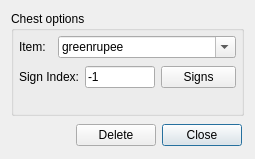
<?xml version="1.0" encoding="UTF-8"?>
<ui version="4.0">
 <class>EditChestDialogClass</class>
 <widget class="QDialog" name="EditChestDialogClass">
  <property name="geometry">
   <rect>
    <x>0</x>
    <y>0</y>
    <width>255</width>
    <height>159</height>
   </rect>
  </property>
  <property name="windowTitle">
   <string>Edit Graal Chest</string>
  </property>
  <layout class="QVBoxLayout" name="verticalLayout">
   <item>
    <widget class="QGroupBox" name="groupBox">
     <property name="title">
      <string>Chest options</string>
     </property>
     <layout class="QVBoxLayout" name="verticalLayout_2">
      <property name="leftMargin">
       <number>4</number>
      </property>
      <property name="topMargin">
       <number>4</number>
      </property>
      <property name="rightMargin">
       <number>4</number>
      </property>
      <property name="bottomMargin">
       <number>4</number>
      </property>
      <item>
       <widget class="QWidget" name="widget_2" native="true">
        <property name="sizePolicy">
         <sizepolicy hsizetype="Preferred" vsizetype="Fixed">
          <horstretch>0</horstretch>
          <verstretch>0</verstretch>
         </sizepolicy>
        </property>
        <layout class="QHBoxLayout" name="horizontalLayout_2">
         <property name="leftMargin">
          <number>1</number>
         </property>
         <property name="topMargin">
          <number>1</number>
         </property>
         <property name="rightMargin">
          <number>1</number>
         </property>
         <property name="bottomMargin">
          <number>1</number>
         </property>
         <item>
          <widget class="QLabel" name="label">
           <property name="text">
            <string>Item:</string>
           </property>
          </widget>
         </item>
         <item>
          <widget class="QWidget" name="widget_5" native="true"/>
         </item>
         <item>
          <widget class="QComboBox" name="itemComboBox">
           <property name="sizePolicy">
            <sizepolicy hsizetype="Expanding" vsizetype="Fixed">
             <horstretch>0</horstretch>
             <verstretch>0</verstretch>
            </sizepolicy>
           </property>
           <property name="editable">
            <bool>true</bool>
           </property>
           <item>
            <property name="text">
             <string>greenrupee</string>
            </property>
           </item>
           <item>
            <property name="text">
             <string>bluerupee</string>
            </property>
           </item>
           <item>
            <property name="text">
             <string>redrupee</string>
            </property>
           </item>
           <item>
            <property name="text">
             <string>bombs</string>
            </property>
           </item>
           <item>
            <property name="text">
             <string>darts</string>
            </property>
           </item>
           <item>
            <property name="text">
             <string>heart</string>
            </property>
           </item>
           <item>
            <property name="text">
             <string>glove1</string>
            </property>
           </item>
           <item>
            <property name="text">
             <string>bow</string>
            </property>
           </item>
           <item>
            <property name="text">
             <string>bomb</string>
            </property>
           </item>
           <item>
            <property name="text">
             <string>shield</string>
            </property>
           </item>
           <item>
            <property name="text">
             <string>sword</string>
            </property>
           </item>
           <item>
            <property name="text">
             <string>fullheart</string>
            </property>
           </item>
           <item>
            <property name="text">
             <string>superbomb</string>
            </property>
           </item>
           <item>
            <property name="text">
             <string>battleaxe</string>
            </property>
           </item>
           <item>
            <property name="text">
             <string>goldensword</string>
            </property>
           </item>
           <item>
            <property name="text">
             <string>mirrorshield</string>
            </property>
           </item>
           <item>
            <property name="text">
             <string>glove2</string>
            </property>
           </item>
           <item>
            <property name="text">
             <string>lizardshield</string>
            </property>
           </item>
           <item>
            <property name="text">
             <string>lizardsword</string>
            </property>
           </item>
           <item>
            <property name="text">
             <string>goldrupee</string>
            </property>
           </item>
           <item>
            <property name="text">
             <string>fireball</string>
            </property>
           </item>
           <item>
            <property name="text">
             <string>fireblast</string>
            </property>
           </item>
           <item>
            <property name="text">
             <string>nukeshot</string>
            </property>
           </item>
           <item>
            <property name="text">
             <string>joltbomb</string>
            </property>
           </item>
           <item>
            <property name="text">
             <string>spinattack</string>
            </property>
           </item>
          </widget>
         </item>
        </layout>
       </widget>
      </item>
      <item>
       <widget class="QWidget" name="widget_3" native="true">
        <property name="sizePolicy">
         <sizepolicy hsizetype="Preferred" vsizetype="Fixed">
          <horstretch>0</horstretch>
          <verstretch>0</verstretch>
         </sizepolicy>
        </property>
        <layout class="QHBoxLayout" name="horizontalLayout_3">
         <property name="leftMargin">
          <number>1</number>
         </property>
         <property name="topMargin">
          <number>1</number>
         </property>
         <property name="rightMargin">
          <number>1</number>
         </property>
         <property name="bottomMargin">
          <number>1</number>
         </property>
         <item>
          <widget class="QLabel" name="label_2">
           <property name="text">
            <string>Sign Index:</string>
           </property>
          </widget>
         </item>
         <item>
          <widget class="QLineEdit" name="signIndexEdit">
           <property name="text">
            <string>-1</string>
           </property>
          </widget>
         </item>
         <item>
          <widget class="QPushButton" name="signsButton">
           <property name="minimumSize">
            <size>
             <width>75</width>
             <height>0</height>
            </size>
           </property>
           <property name="text">
            <string>Signs</string>
           </property>
           <property name="icon">
            <iconset resource="../Resources/MainWindow.qrc">
             <normaloff>:/MainWindow/icons/tinycolor/icons8-sign-16.png</normaloff>:/MainWindow/icons/tinycolor/icons8-sign-16.png</iconset>
           </property>
           <property name="autoDefault">
            <bool>false</bool>
           </property>
           <property name="flat">
            <bool>false</bool>
           </property>
          </widget>
         </item>
        </layout>
       </widget>
      </item>
      <item>
       <widget class="QWidget" name="widget_4" native="true"/>
      </item>
     </layout>
    </widget>
   </item>
   <item>
    <widget class="QWidget" name="widget" native="true">
     <property name="sizePolicy">
      <sizepolicy hsizetype="Preferred" vsizetype="Fixed">
       <horstretch>0</horstretch>
       <verstretch>0</verstretch>
      </sizepolicy>
     </property>
     <layout class="QHBoxLayout" name="horizontalLayout">
      <property name="leftMargin">
       <number>2</number>
      </property>
      <property name="topMargin">
       <number>2</number>
      </property>
      <property name="rightMargin">
       <number>2</number>
      </property>
      <property name="bottomMargin">
       <number>2</number>
      </property>
      <item>
       <spacer name="horizontalSpacer">
        <property name="orientation">
         <enum>Qt::Orientation::Horizontal</enum>
        </property>
        <property name="sizeHint" stdset="0">
         <size>
          <width>40</width>
          <height>20</height>
         </size>
        </property>
       </spacer>
      </item>
      <item>
       <widget class="QPushButton" name="deleteButton">
        <property name="minimumSize">
         <size>
          <width>75</width>
          <height>0</height>
         </size>
        </property>
        <property name="text">
         <string>Delete</string>
        </property>
        <property name="icon">
         <iconset resource="../Resources/MainWindow.qrc">
          <normaloff>:/MainWindow/icons/tinycolor/icons8-delete-16.png</normaloff>:/MainWindow/icons/tinycolor/icons8-delete-16.png</iconset>
        </property>
        <property name="autoDefault">
         <bool>false</bool>
        </property>
       </widget>
      </item>
      <item>
       <widget class="QPushButton" name="closeButton">
        <property name="minimumSize">
         <size>
          <width>75</width>
          <height>0</height>
         </size>
        </property>
        <property name="text">
         <string>Close</string>
        </property>
       </widget>
      </item>
     </layout>
    </widget>
   </item>
  </layout>
 </widget>
 <layoutdefault spacing="6" margin="11"/>
 <resources>
  <include location="../Resources/MainWindow.qrc"/>
 </resources>
 <connections/>
</ui>
